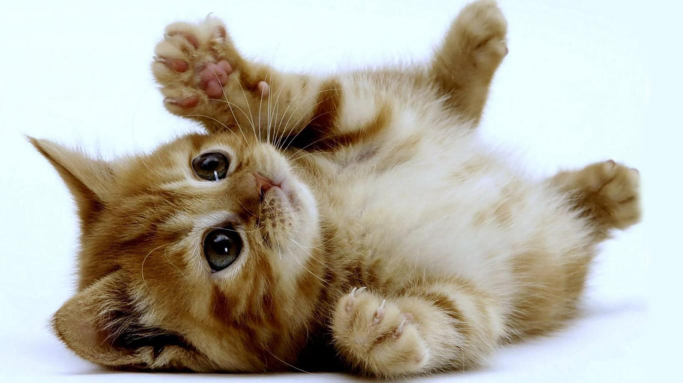
#> input picture src/filters/gatito.jpg, 1366 x 765 px (shown at 1/2 size)
$ python gray_blur_canny.py   (Python 2 division)
#> lines starting #> are read from the running program, lines starting #| are printed output that depends on the picture; after the words box and inside, x2 and y2 are one past the last pixel; in counts of white or black regions, pixels touching at a corner belong together
import cv2
import numpy as np

img = cv2.imread('gatito.jpg')
#> img is the input picture: shape (765, 1366, 3); mean B, G, R 164, 177.1, 181
cv2.imshow("Original", img)

height, width = img.shape[:2]
#> height = 765; width = 1366
img_sized = cv2.resize(img, (width/2, height/2))
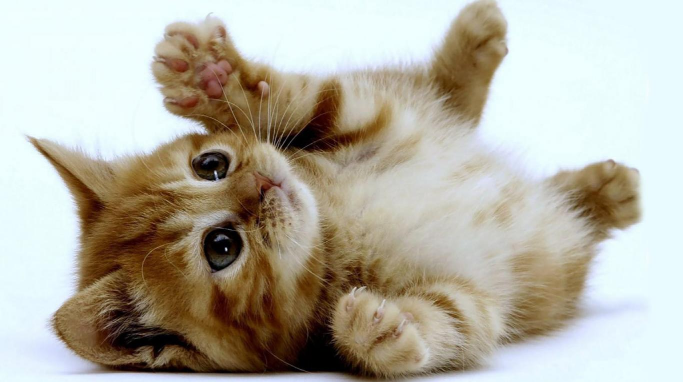
#> img_sized: shape (382, 683, 3); mean B, G, R 163.9, 177, 180.9
cv2.imshow("Resized", img_sized)

#img_warpAff = cv2.warpAffine(img, T, img.shape)

gray = cv2.cvtColor(img_sized, cv2.COLOR_BGR2GRAY)
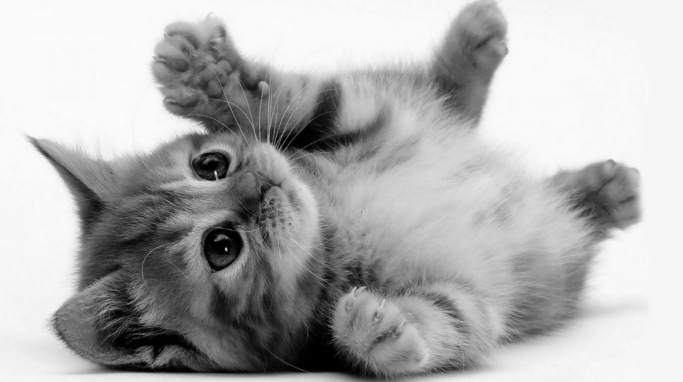
#> gray: shape (382, 683); min 0, max 251, mean 176.7
cv2.imshow("Grises", gray)

blur = cv2.blur(gray, (5,5))
cv2.imshow("Con blur!!", blur)

canny = cv2.Canny(blur, 100, 200)
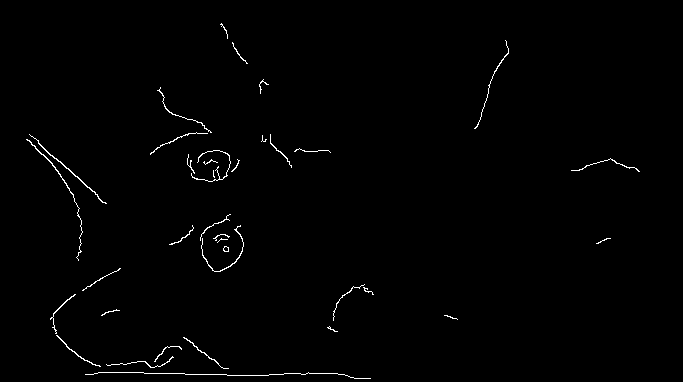
#> canny: shape (382, 683); 0.84% white in thin lines or dots, all inside (x1, y1, x2, y2) = (26, 23, 640, 379)
cv2.imshow("Con Canny!!", canny)

canny2 = cv2.Canny(blur, 100, 400)
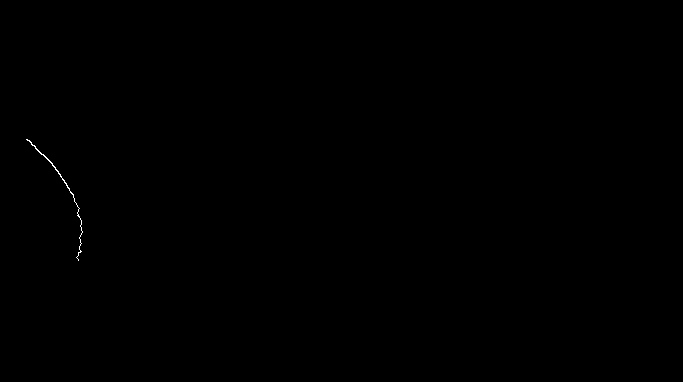
#> canny2: shape (382, 683); 0.07% white in thin lines or dots, all inside (x1, y1, x2, y2) = (26, 139, 83, 261)
cv2.imshow("Con Canny 500!!", canny2)


cv2.waitKey(0)
cv2.destroyAllWindows()
